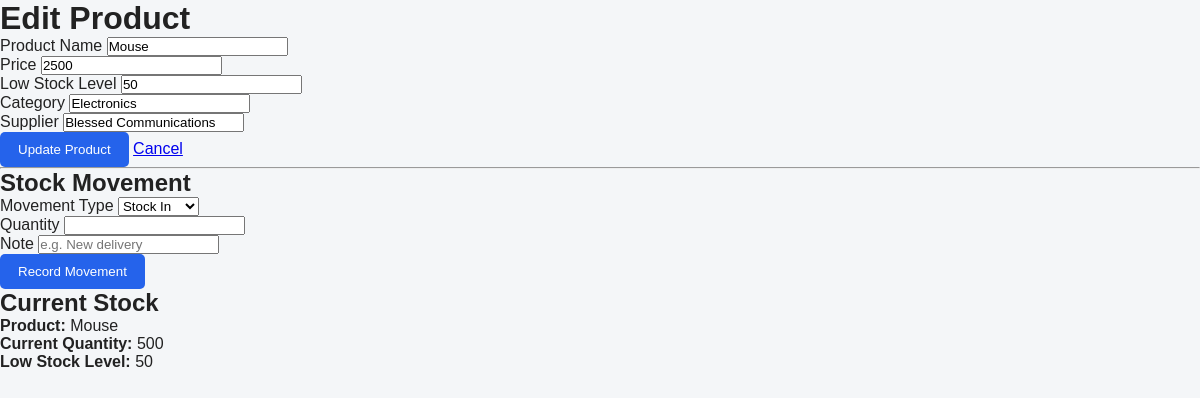
The page /edit-product/2 on the database its author committed.
### models.py (models this page shows)
class Product(Base):
    __tablename__ = "products"
    id = Column(
        Integer,
        primary_key=True,
        index=True,
    )
    name = Column(
        String,
        nullable=False,
    )
    normalized_name = Column(
        String,
        nullable=False,
        unique=True,
    )
    price = Column(
        Integer,
        nullable=False,
    )
    quantity = Column(
        Integer,
        nullable=False,
    )
    low_stock_level = Column(
        Integer,
        nullable=False,
    )
    category = Column(
        String,
        nullable=False,
    )
    supplier = Column(
        String,
        nullable=True,
    )
    stock_movements = relationship(
        "StockMovement",
        back_populates="product",
        cascade="all, delete-orphan",
    )

### routers/products.py (the view)
@router.get("/edit-product/{product_id}")
def edit_product(
    request: Request,
    product_id: int,
    error: str = "",
    db: Session = Depends(get_db),
):
    product = db.query(Product).filter(
        Product.id == product_id
    ).first()
    if not product:
        return RedirectResponse(
            url="/?error=product_not_found",
            status_code=303,
        )
    return templates.TemplateResponse(
        request=request,
        name="edit_product.html",
        context={
            "product": product,
            "error": error,
        },
    )

### templates/edit_product.html (shortened to what this page needs)
<!DOCTYPE html>
<html lang="en">
<head>
    <link
        rel="stylesheet"
        href="{{ url_for('static', path='style.css') }}"
    >
</head>
<body>
    <div class="container">
        <h1>Edit Product</h1>
        <form
            action="/edit-product/{{ product.id }}"
            method="post"
            class="product-form"
        >
            <div class="form-group">
                <label for="name">
                    Product Name
                </label>
                <input
                    type="text"
                    id="name"
                    name="name"
                    value="{{ product.name }}"
                    required
                >
            </div>
            <div class="form-group">
                <label for="price">
                    Price
                </label>
                <input
                    type="number"
                    id="price"
                    name="price"
                    value="{{ product.price }}"
                    min="1"
                    required
                >
            </div>
            <div class="form-group">
                <label for="low_stock_level">
                    Low Stock Level
                </label>
                <input
                    type="number"
                    id="low_stock_level"
                    name="low_stock_level"
                    value="{{ product.low_stock_level }}"
                    min="0"
                    required
                >
            </div>
            <div class="form-group">
                <label for="category">
                    Category
                </label>
                <input
                    type="text"
                    id="category"
                    name="category"
                    value="{{ product.category }}"
                    required
                >
            </div>
            <div class="form-group">
                <label for="supplier">
                    Supplier
                </label>
                <input
                    type="text"
                    id="supplier"
                    name="supplier"
                    value="{{ product.supplier or '' }}"
                    placeholder="e.g. ABC Electronics"
                >
            </div>
            <div class="form-actions">
                <button
                    type="submit"
                    class="btn-primary"
                >
                    Update Product
                </button>
                <a
                    href="/"
                    class="btn-secondary"
                >
                    Cancel
                </a>
            </div>
        </form>
        <hr>
        <h2>Stock Movement</h2>
        <form
            action="/stock-movement/{{ product.id }}"
            method="post"
            class="product-form"
        >
            <div class="form-group">
                <label for="movement_type">
                    Movement Type
                </label>
                <select
                    id="movement_type"
                    name="movement_type"
                    required
                >
                    <option value="IN">
                        Stock In
                    </option>
                </select>
            </div>
            <div class="form-group">
                <label for="quantity">
                    Quantity
                </label>
                <input
                    type="number"
                    id="quantity"
                    name="quantity"
                    min="1"
                    required
                >
            </div>
            <div class="form-group">
                <label for="note">
                    Note
                </label>
                <input
                    type="text"
                    id="note"
                    name="note"
                    placeholder="e.g. New delivery"
                >
            </div>
            <div class="form-actions">
                <button
                    type="submit"
                    class="btn-primary"
                >
                    Record Movement
                </button>
            </div>
        </form>
        <div class="product-information">
            <h2>Current Stock</h2>
            <p>
                <strong>Product:</strong>
                {{ product.name }}
            </p>
            <p>
                <strong>Current Quantity:</strong>
                {{ product.quantity }}
            </p>
            <p>
                <strong>Low Stock Level:</strong>
                {{ product.low_stock_level }}
            </p>
        </div>
    </div>
</body>
</html>

### static/style.css (style rules this page uses)
* { box-sizing: border-box; margin: 0; padding: 0; }
body { font-family: Arial, sans-serif; background: #f4f6f8; color: #222; }
button { background: #2563eb; color: white; border: none; padding: 10px 18px; border-radius: 5px; cursor: pointer; }

### rows shown on the page
Product: name "Mouse", price "2500", low_stock_level "50", category "Electronics", supplier "Blessed Communications", quantity "500"
